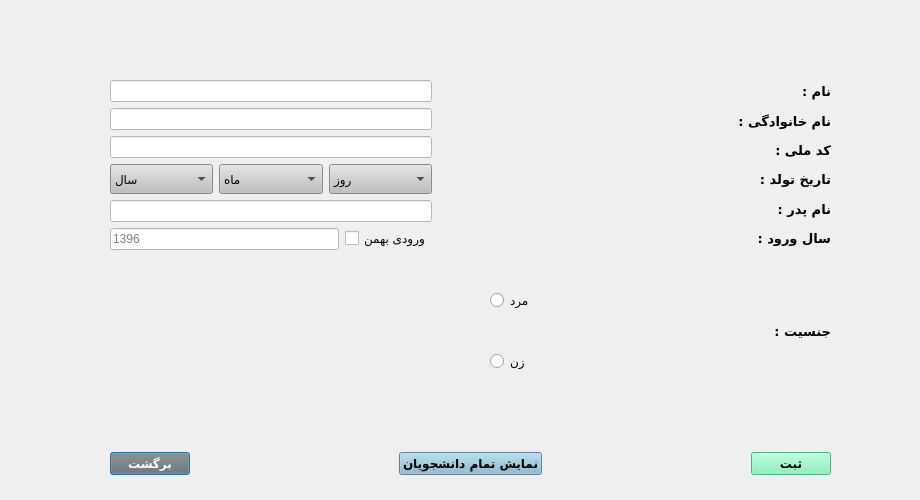
<?xml version="1.0" encoding="UTF-8"?>
<ui version="4.0">
 <class>AddStudentDialog</class>
 <widget class="QDialog" name="AddStudentDialog">
  <property name="geometry">
   <rect>
    <x>0</x>
    <y>0</y>
    <width>920</width>
    <height>500</height>
   </rect>
  </property>
  <property name="windowTitle">
   <string>Dialog</string>
  </property>
  <widget class="QWidget" name="layoutWidget">
   <property name="geometry">
    <rect>
     <x>110</x>
     <y>80</y>
     <width>721</width>
     <height>395</height>
    </rect>
   </property>
   <layout class="QVBoxLayout" name="verticalLayout_6">
    <item>
     <layout class="QVBoxLayout" name="verticalLayout_5">
      <item>
       <layout class="QHBoxLayout" name="horizontalLayout_5">
        <item>
         <layout class="QVBoxLayout" name="verticalLayout_4">
          <item>
           <widget class="QLineEdit" name="lineEdit_name">
            <property name="styleSheet">
             <string notr="true">background-color: white;</string>
            </property>
           </widget>
          </item>
          <item>
           <widget class="QLineEdit" name="lineEdit_lastName">
            <property name="styleSheet">
             <string notr="true">background-color: white;</string>
            </property>
           </widget>
          </item>
          <item>
           <widget class="QLineEdit" name="lineEdit_nationalCode">
            <property name="minimumSize">
             <size>
              <width>0</width>
              <height>0</height>
             </size>
            </property>
            <property name="maximumSize">
             <size>
              <width>16777215</width>
              <height>16777215</height>
             </size>
            </property>
            <property name="styleSheet">
             <string notr="true">background-color: white;</string>
            </property>
           </widget>
          </item>
          <item>
           <layout class="QHBoxLayout" name="horizontalLayout">
            <item>
             <widget class="QComboBox" name="comboBox_saal">
              <property name="minimumSize">
               <size>
                <width>0</width>
                <height>30</height>
               </size>
              </property>
              <property name="cursor">
               <cursorShape>PointingHandCursor</cursorShape>
              </property>
              <property name="styleSheet">
               <string notr="true">background-color: rgb(191, 191, 191);</string>
              </property>
              <item>
               <property name="text">
                <string>سال</string>
               </property>
              </item>
              <item>
               <property name="text">
                <string>1382</string>
               </property>
              </item>
              <item>
               <property name="text">
                <string>1381</string>
               </property>
              </item>
              <item>
               <property name="text">
                <string>1380</string>
               </property>
              </item>
              <item>
               <property name="text">
                <string>1379</string>
               </property>
              </item>
              <item>
               <property name="text">
                <string>1378</string>
               </property>
              </item>
              <item>
               <property name="text">
                <string>1377</string>
               </property>
              </item>
              <item>
               <property name="text">
                <string>1376</string>
               </property>
              </item>
              <item>
               <property name="text">
                <string>1375</string>
               </property>
              </item>
              <item>
               <property name="text">
                <string>1374</string>
               </property>
              </item>
              <item>
               <property name="text">
                <string>1373</string>
               </property>
              </item>
              <item>
               <property name="text">
                <string>1372</string>
               </property>
              </item>
              <item>
               <property name="text">
                <string>1371</string>
               </property>
              </item>
              <item>
               <property name="text">
                <string>1370</string>
               </property>
              </item>
              <item>
               <property name="text">
                <string>1369</string>
               </property>
              </item>
              <item>
               <property name="text">
                <string>1368</string>
               </property>
              </item>
              <item>
               <property name="text">
                <string>1367</string>
               </property>
              </item>
              <item>
               <property name="text">
                <string>1366</string>
               </property>
              </item>
              <item>
               <property name="text">
                <string>1365</string>
               </property>
              </item>
              <item>
               <property name="text">
                <string>1364</string>
               </property>
              </item>
              <item>
               <property name="text">
                <string>1363</string>
               </property>
              </item>
              <item>
               <property name="text">
                <string>1362</string>
               </property>
              </item>
              <item>
               <property name="text">
                <string>1361</string>
               </property>
              </item>
              <item>
               <property name="text">
                <string>1360</string>
               </property>
              </item>
              <item>
               <property name="text">
                <string>1359</string>
               </property>
              </item>
              <item>
               <property name="text">
                <string>1358</string>
               </property>
              </item>
              <item>
               <property name="text">
                <string>1357</string>
               </property>
              </item>
              <item>
               <property name="text">
                <string>1356</string>
               </property>
              </item>
              <item>
               <property name="text">
                <string>1355</string>
               </property>
              </item>
              <item>
               <property name="text">
                <string>1354</string>
               </property>
              </item>
              <item>
               <property name="text">
                <string>1353</string>
               </property>
              </item>
              <item>
               <property name="text">
                <string>1352</string>
               </property>
              </item>
              <item>
               <property name="text">
                <string>1351</string>
               </property>
              </item>
              <item>
               <property name="text">
                <string>1350</string>
               </property>
              </item>
             </widget>
            </item>
            <item>
             <widget class="QComboBox" name="comboBox_maah">
              <property name="minimumSize">
               <size>
                <width>65</width>
                <height>30</height>
               </size>
              </property>
              <property name="cursor">
               <cursorShape>PointingHandCursor</cursorShape>
              </property>
              <property name="styleSheet">
               <string notr="true">background-color: rgb(191, 191, 191);</string>
              </property>
              <property name="currentText">
               <string>ماه</string>
              </property>
              <property name="maxVisibleItems">
               <number>13</number>
              </property>
              <property name="frame">
               <bool>true</bool>
              </property>
              <item>
               <property name="text">
                <string>ماه</string>
               </property>
              </item>
              <item>
               <property name="text">
                <string>فروردین</string>
               </property>
              </item>
              <item>
               <property name="text">
                <string>اردیبهشت</string>
               </property>
              </item>
              <item>
               <property name="text">
                <string>خرداد</string>
               </property>
              </item>
              <item>
               <property name="text">
                <string>تیر</string>
               </property>
              </item>
              <item>
               <property name="text">
                <string>مرداد</string>
               </property>
              </item>
              <item>
               <property name="text">
                <string>شهریور</string>
               </property>
              </item>
              <item>
               <property name="text">
                <string>مهر</string>
               </property>
              </item>
              <item>
               <property name="text">
                <string>آبان</string>
               </property>
              </item>
              <item>
               <property name="text">
                <string>آذر</string>
               </property>
              </item>
              <item>
               <property name="text">
                <string>دی</string>
               </property>
              </item>
              <item>
               <property name="text">
                <string>بهمن</string>
               </property>
              </item>
              <item>
               <property name="text">
                <string>اسفند</string>
               </property>
              </item>
             </widget>
            </item>
            <item>
             <widget class="QComboBox" name="comboBox_rouz">
              <property name="minimumSize">
               <size>
                <width>65</width>
                <height>30</height>
               </size>
              </property>
              <property name="sizeIncrement">
               <size>
                <width>0</width>
                <height>0</height>
               </size>
              </property>
              <property name="cursor">
               <cursorShape>PointingHandCursor</cursorShape>
              </property>
              <property name="styleSheet">
               <string notr="true">background-color: rgb(191, 191, 191);</string>
              </property>
              <property name="maxVisibleItems">
               <number>15</number>
              </property>
              <property name="frame">
               <bool>true</bool>
              </property>
              <item>
               <property name="text">
                <string>روز</string>
               </property>
              </item>
              <item>
               <property name="text">
                <string>01</string>
               </property>
              </item>
              <item>
               <property name="text">
                <string>02</string>
               </property>
              </item>
              <item>
               <property name="text">
                <string>03</string>
               </property>
              </item>
              <item>
               <property name="text">
                <string>04</string>
               </property>
              </item>
              <item>
               <property name="text">
                <string>05</string>
               </property>
              </item>
              <item>
               <property name="text">
                <string>06</string>
               </property>
              </item>
              <item>
               <property name="text">
                <string>07</string>
               </property>
              </item>
              <item>
               <property name="text">
                <string>08</string>
               </property>
              </item>
              <item>
               <property name="text">
                <string>09</string>
               </property>
              </item>
              <item>
               <property name="text">
                <string>10</string>
               </property>
              </item>
              <item>
               <property name="text">
                <string>11</string>
               </property>
              </item>
              <item>
               <property name="text">
                <string>12</string>
               </property>
              </item>
              <item>
               <property name="text">
                <string>13</string>
               </property>
              </item>
              <item>
               <property name="text">
                <string>14</string>
               </property>
              </item>
              <item>
               <property name="text">
                <string>15</string>
               </property>
              </item>
              <item>
               <property name="text">
                <string>16</string>
               </property>
              </item>
              <item>
               <property name="text">
                <string>17</string>
               </property>
              </item>
              <item>
               <property name="text">
                <string>18</string>
               </property>
              </item>
              <item>
               <property name="text">
                <string>19</string>
               </property>
              </item>
              <item>
               <property name="text">
                <string>20</string>
               </property>
              </item>
              <item>
               <property name="text">
                <string>21</string>
               </property>
              </item>
              <item>
               <property name="text">
                <string>22</string>
               </property>
              </item>
              <item>
               <property name="text">
                <string>23</string>
               </property>
              </item>
              <item>
               <property name="text">
                <string>24</string>
               </property>
              </item>
              <item>
               <property name="text">
                <string>25</string>
               </property>
              </item>
              <item>
               <property name="text">
                <string>26</string>
               </property>
              </item>
              <item>
               <property name="text">
                <string>27</string>
               </property>
              </item>
              <item>
               <property name="text">
                <string>28</string>
               </property>
              </item>
              <item>
               <property name="text">
                <string>29</string>
               </property>
              </item>
              <item>
               <property name="text">
                <string>30</string>
               </property>
              </item>
              <item>
               <property name="text">
                <string>31</string>
               </property>
              </item>
             </widget>
            </item>
           </layout>
          </item>
          <item>
           <widget class="QLineEdit" name="lineEdit_fathersName">
            <property name="styleSheet">
             <string notr="true">background-color: white;</string>
            </property>
           </widget>
          </item>
          <item>
           <layout class="QHBoxLayout" name="horizontalLayout_2">
            <item>
             <widget class="QLineEdit" name="lineEdit_saalevoroud">
              <property name="styleSheet">
               <string notr="true">background-color: white;</string>
              </property>
              <property name="placeholderText">
               <string>1396</string>
              </property>
             </widget>
            </item>
            <item>
             <widget class="QCheckBox" name="checkBox_bahmani">
              <property name="font">
               <font>
                <family>B Koodak</family>
               </font>
              </property>
              <property name="cursor">
               <cursorShape>PointingHandCursor</cursorShape>
              </property>
              <property name="text">
               <string>ورودی بهمن</string>
              </property>
             </widget>
            </item>
           </layout>
          </item>
         </layout>
        </item>
        <item>
         <layout class="QVBoxLayout" name="verticalLayout_2">
          <item>
           <spacer name="horizontalSpacer">
            <property name="orientation">
             <enum>Qt::Horizontal</enum>
            </property>
            <property name="sizeType">
             <enum>QSizePolicy::Minimum</enum>
            </property>
            <property name="sizeHint" stdset="0">
             <size>
              <width>300</width>
              <height>20</height>
             </size>
            </property>
           </spacer>
          </item>
          <item>
           <spacer name="horizontalSpacer_8">
            <property name="orientation">
             <enum>Qt::Horizontal</enum>
            </property>
            <property name="sizeType">
             <enum>QSizePolicy::Minimum</enum>
            </property>
            <property name="sizeHint" stdset="0">
             <size>
              <width>300</width>
              <height>20</height>
             </size>
            </property>
           </spacer>
          </item>
          <item>
           <spacer name="horizontalSpacer_2">
            <property name="orientation">
             <enum>Qt::Horizontal</enum>
            </property>
            <property name="sizeType">
             <enum>QSizePolicy::Minimum</enum>
            </property>
            <property name="sizeHint" stdset="0">
             <size>
              <width>300</width>
              <height>20</height>
             </size>
            </property>
           </spacer>
          </item>
          <item>
           <spacer name="horizontalSpacer_3">
            <property name="orientation">
             <enum>Qt::Horizontal</enum>
            </property>
            <property name="sizeType">
             <enum>QSizePolicy::Minimum</enum>
            </property>
            <property name="sizeHint" stdset="0">
             <size>
              <width>300</width>
              <height>20</height>
             </size>
            </property>
           </spacer>
          </item>
          <item>
           <spacer name="horizontalSpacer_4">
            <property name="orientation">
             <enum>Qt::Horizontal</enum>
            </property>
            <property name="sizeType">
             <enum>QSizePolicy::Minimum</enum>
            </property>
            <property name="sizeHint" stdset="0">
             <size>
              <width>300</width>
              <height>20</height>
             </size>
            </property>
           </spacer>
          </item>
          <item>
           <spacer name="horizontalSpacer_5">
            <property name="orientation">
             <enum>Qt::Horizontal</enum>
            </property>
            <property name="sizeType">
             <enum>QSizePolicy::Minimum</enum>
            </property>
            <property name="sizeHint" stdset="0">
             <size>
              <width>300</width>
              <height>20</height>
             </size>
            </property>
           </spacer>
          </item>
         </layout>
        </item>
        <item>
         <layout class="QVBoxLayout" name="verticalLayout">
          <item>
           <widget class="QLabel" name="label">
            <property name="font">
             <font>
              <family>B Koodak</family>
              <pointsize>10</pointsize>
              <weight>75</weight>
              <bold>true</bold>
             </font>
            </property>
            <property name="text">
             <string>نام :</string>
            </property>
           </widget>
          </item>
          <item>
           <widget class="QLabel" name="label_2">
            <property name="font">
             <font>
              <family>B Koodak</family>
              <pointsize>10</pointsize>
              <weight>75</weight>
              <bold>true</bold>
             </font>
            </property>
            <property name="text">
             <string>نام خانوادگی :</string>
            </property>
           </widget>
          </item>
          <item>
           <widget class="QLabel" name="label_4">
            <property name="font">
             <font>
              <family>B Koodak</family>
              <pointsize>10</pointsize>
              <weight>75</weight>
              <bold>true</bold>
             </font>
            </property>
            <property name="text">
             <string>کد ملی :</string>
            </property>
           </widget>
          </item>
          <item>
           <widget class="QLabel" name="label_7">
            <property name="font">
             <font>
              <family>B Koodak</family>
              <pointsize>10</pointsize>
              <weight>75</weight>
              <bold>true</bold>
             </font>
            </property>
            <property name="text">
             <string>تاریخ تولد :</string>
            </property>
           </widget>
          </item>
          <item>
           <widget class="QLabel" name="label_3">
            <property name="font">
             <font>
              <family>B Koodak</family>
              <pointsize>10</pointsize>
              <weight>75</weight>
              <bold>true</bold>
             </font>
            </property>
            <property name="text">
             <string>نام پدر :</string>
            </property>
           </widget>
          </item>
          <item>
           <widget class="QLabel" name="label_6">
            <property name="font">
             <font>
              <family>B Koodak</family>
              <pointsize>10</pointsize>
              <weight>75</weight>
              <bold>true</bold>
             </font>
            </property>
            <property name="text">
             <string>سال ورود :</string>
            </property>
           </widget>
          </item>
         </layout>
        </item>
       </layout>
      </item>
      <item>
       <layout class="QHBoxLayout" name="horizontalLayout_3">
        <item>
         <spacer name="horizontalSpacer_11">
          <property name="orientation">
           <enum>Qt::Horizontal</enum>
          </property>
          <property name="sizeType">
           <enum>QSizePolicy::Minimum</enum>
          </property>
          <property name="sizeHint" stdset="0">
           <size>
            <width>380</width>
            <height>20</height>
           </size>
          </property>
         </spacer>
        </item>
        <item>
         <layout class="QVBoxLayout" name="verticalLayout_3">
          <item>
           <widget class="QRadioButton" name="radioButton_male">
            <property name="font">
             <font>
              <family>B Koodak</family>
              <pointsize>9</pointsize>
             </font>
            </property>
            <property name="cursor">
             <cursorShape>PointingHandCursor</cursorShape>
            </property>
            <property name="text">
             <string>مرد</string>
            </property>
           </widget>
          </item>
          <item>
           <widget class="QRadioButton" name="radioButton_female">
            <property name="font">
             <font>
              <family>B Koodak</family>
              <pointsize>9</pointsize>
             </font>
            </property>
            <property name="cursor">
             <cursorShape>PointingHandCursor</cursorShape>
            </property>
            <property name="text">
             <string>زن</string>
            </property>
           </widget>
          </item>
         </layout>
        </item>
        <item>
         <spacer name="horizontalSpacer_9">
          <property name="orientation">
           <enum>Qt::Horizontal</enum>
          </property>
          <property name="sizeType">
           <enum>QSizePolicy::Minimum</enum>
          </property>
          <property name="sizeHint" stdset="0">
           <size>
            <width>140</width>
            <height>20</height>
           </size>
          </property>
         </spacer>
        </item>
        <item>
         <widget class="QLabel" name="label_5">
          <property name="font">
           <font>
            <family>B Koodak</family>
            <pointsize>10</pointsize>
            <weight>75</weight>
            <bold>true</bold>
           </font>
          </property>
          <property name="text">
           <string>جنسیت :</string>
          </property>
         </widget>
        </item>
       </layout>
      </item>
     </layout>
    </item>
    <item>
     <spacer name="horizontalSpacer_12">
      <property name="orientation">
       <enum>Qt::Horizontal</enum>
      </property>
      <property name="sizeHint" stdset="0">
       <size>
        <width>40</width>
        <height>20</height>
       </size>
      </property>
     </spacer>
    </item>
    <item>
     <spacer name="horizontalSpacer_10">
      <property name="orientation">
       <enum>Qt::Horizontal</enum>
      </property>
      <property name="sizeHint" stdset="0">
       <size>
        <width>555</width>
        <height>20</height>
       </size>
      </property>
     </spacer>
    </item>
    <item>
     <layout class="QHBoxLayout" name="horizontalLayout_4">
      <item>
       <widget class="QPushButton" name="pushButton_back">
        <property name="font">
         <font>
          <family>B Nazanin</family>
          <pointsize>9</pointsize>
          <weight>75</weight>
          <bold>true</bold>
         </font>
        </property>
        <property name="cursor">
         <cursorShape>PointingHandCursor</cursorShape>
        </property>
        <property name="styleSheet">
         <string notr="true">background-color : rgb(111, 111, 111);
color: white;</string>
        </property>
        <property name="text">
         <string>برگشت</string>
        </property>
       </widget>
      </item>
      <item>
       <spacer name="horizontalSpacer_6">
        <property name="orientation">
         <enum>Qt::Horizontal</enum>
        </property>
        <property name="sizeHint" stdset="0">
         <size>
          <width>40</width>
          <height>20</height>
         </size>
        </property>
       </spacer>
      </item>
      <item>
       <widget class="QPushButton" name="pushButton_showAllStu">
        <property name="font">
         <font>
          <family>B Nazanin</family>
          <pointsize>9</pointsize>
          <weight>75</weight>
          <bold>true</bold>
         </font>
        </property>
        <property name="cursor">
         <cursorShape>PointingHandCursor</cursorShape>
        </property>
        <property name="styleSheet">
         <string notr="true">background-color:rgb(136, 182, 204)</string>
        </property>
        <property name="text">
         <string>نمایش تمام دانشجویان</string>
        </property>
       </widget>
      </item>
      <item>
       <spacer name="horizontalSpacer_7">
        <property name="orientation">
         <enum>Qt::Horizontal</enum>
        </property>
        <property name="sizeHint" stdset="0">
         <size>
          <width>40</width>
          <height>20</height>
         </size>
        </property>
       </spacer>
      </item>
      <item>
       <widget class="QPushButton" name="pushButton_add">
        <property name="font">
         <font>
          <family>B Nazanin</family>
          <pointsize>9</pointsize>
          <weight>75</weight>
          <bold>true</bold>
         </font>
        </property>
        <property name="cursor">
         <cursorShape>PointingHandCursor</cursorShape>
        </property>
        <property name="styleSheet">
         <string notr="true">background-color:rgb(118, 240, 179)</string>
        </property>
        <property name="text">
         <string>ثبت</string>
        </property>
       </widget>
      </item>
     </layout>
    </item>
   </layout>
  </widget>
 </widget>
 <resources/>
 <connections>
  <connection>
   <sender>pushButton_back</sender>
   <signal>clicked()</signal>
   <receiver>AddStudentDialog</receiver>
   <slot>close()</slot>
   <hints>
    <hint type="sourcelabel">
     <x>153</x>
     <y>472</y>
    </hint>
    <hint type="destinationlabel">
     <x>85</x>
     <y>438</y>
    </hint>
   </hints>
  </connection>
 </connections>
</ui>
